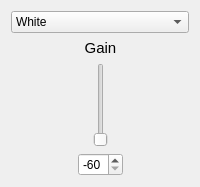
                <widget class="QWidget" name="page_3R_noise">
                 <layout class="QVBoxLayout" name="verticalLayout_8">
                  <item>
                   <layout class="QGridLayout" name="gridLayout_14">
                    <item row="2" column="1" alignment="Qt::AlignHCenter">
                     <widget class="QSlider" name="verticalSlider_3R_noise_setGain">
                      <property name="sizePolicy">
                       <sizepolicy hsizetype="Expanding" vsizetype="Expanding">
                        <horstretch>0</horstretch>
                        <verstretch>0</verstretch>
                       </sizepolicy>
                      </property>
                      <property name="minimum">
                       <number>-60</number>
                      </property>
                      <property name="maximum">
                       <number>20</number>
                      </property>
                      <property name="value">
                       <number>-60</number>
                      </property>
                      <property name="orientation">
                       <enum>Qt::Vertical</enum>
                      </property>
                     </widget>
                    </item>
                    <item row="2" column="0">
                     <spacer name="horizontalSpacer_21">
                      <property name="orientation">
                       <enum>Qt::Horizontal</enum>
                      </property>
                      <property name="sizeHint" stdset="0">
                       <size>
                        <width>28</width>
                        <height>20</height>
                       </size>
                      </property>
                     </spacer>
                    </item>
                    <item row="0" column="0" colspan="3">
                     <widget class="QComboBox" name="comboBox_noise_3R_name">
                      <item>
                       <property name="text">
                        <string>White</string>
                       </property>
                      </item>
                      <item>
                       <property name="text">
                        <string>Pink</string>
                       </property>
                      </item>
                      <item>
                       <property name="text">
                        <string>Brown</string>
                       </property>
                      </item>
                      <item>
                       <property name="text">
                        <string>Speachlike</string>
                       </property>
                      </item>
                     </widget>
                    </item>
                    <item row="1" column="1">
                     <widget class="QLabel" name="label_16">
                      <property name="font">
                       <font>
                        <pointsize>11</pointsize>
                       </font>
                      </property>
                      <property name="text">
                       <string>Gain</string>
                      </property>
                      <property name="alignment">
                       <set>Qt::AlignCenter</set>
                      </property>
                     </widget>
                    </item>
                    <item row="2" column="2">
                     <spacer name="horizontalSpacer_22">
                      <property name="orientation">
                       <enum>Qt::Horizontal</enum>
                      </property>
                      <property name="sizeHint" stdset="0">
                       <size>
                        <width>28</width>
                        <height>20</height>
                       </size>
                      </property>
                     </spacer>
                    </item>
                    <item row="3" column="1">
                     <widget class="QSpinBox" name="spinBox_3R_noise_showGain">
                      <property name="minimum">
                       <number>-60</number>
                      </property>
                      <property name="maximum">
                       <number>20</number>
                      </property>
                      <property name="value">
                       <number>-60</number>
                      </property>
                     </widget>
                    </item>
                   </layout>
                  </item>
                 </layout>
                </widget>
